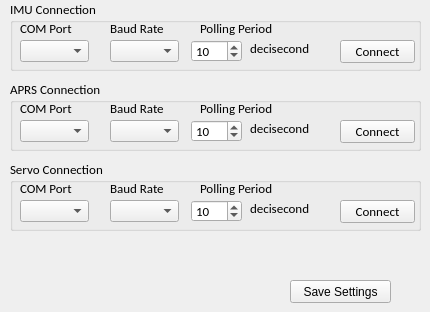
    <widget class="QWidget" name="tab">
     <attribute name="title">
      <string>Settings</string>
     </attribute>
     <widget class="QGroupBox" name="grpBox_IMU">
      <property name="geometry">
       <rect>
        <x>10</x>
        <y>0</y>
        <width>411</width>
        <height>71</height>
       </rect>
      </property>
      <property name="font">
       <font>
        <family>Calibri</family>
        <pointsize>10</pointsize>
       </font>
      </property>
      <property name="title">
       <string>IMU Connection</string>
      </property>
      <widget class="QComboBox" name="cbo_imuComPort">
       <property name="geometry">
        <rect>
         <x>10</x>
         <y>40</y>
         <width>69</width>
         <height>22</height>
        </rect>
       </property>
       <property name="maxVisibleItems">
        <number>10</number>
       </property>
      </widget>
      <widget class="QLabel" name="lbl_comPort">
       <property name="geometry">
        <rect>
         <x>10</x>
         <y>20</y>
         <width>61</width>
         <height>16</height>
        </rect>
       </property>
       <property name="text">
        <string>COM Port</string>
       </property>
      </widget>
      <widget class="QLabel" name="lbl_baudRate">
       <property name="geometry">
        <rect>
         <x>100</x>
         <y>20</y>
         <width>81</width>
         <height>16</height>
        </rect>
       </property>
       <property name="text">
        <string>Baud Rate</string>
       </property>
      </widget>
      <widget class="QLabel" name="lbl_pollFreq">
       <property name="geometry">
        <rect>
         <x>190</x>
         <y>20</y>
         <width>121</width>
         <height>16</height>
        </rect>
       </property>
       <property name="text">
        <string>Polling Period</string>
       </property>
      </widget>
      <widget class="QComboBox" name="cbo_imuBaudRate">
       <property name="geometry">
        <rect>
         <x>100</x>
         <y>40</y>
         <width>69</width>
         <height>22</height>
        </rect>
       </property>
      </widget>
      <widget class="QPushButton" name="btn_imuConnect">
       <property name="geometry">
        <rect>
         <x>330</x>
         <y>40</y>
         <width>75</width>
         <height>23</height>
        </rect>
       </property>
       <property name="text">
        <string>Connect</string>
       </property>
      </widget>
      <widget class="QSpinBox" name="spn_imuPollPeriod">
       <property name="geometry">
        <rect>
         <x>181</x>
         <y>40</y>
         <width>51</width>
         <height>22</height>
        </rect>
       </property>
       <property name="minimum">
        <number>1</number>
       </property>
       <property name="maximum">
        <number>100</number>
       </property>
       <property name="value">
        <number>10</number>
       </property>
      </widget>
      <widget class="QLabel" name="label">
       <property name="geometry">
        <rect>
         <x>240</x>
         <y>40</y>
         <width>81</width>
         <height>16</height>
        </rect>
       </property>
       <property name="text">
        <string>decisecond</string>
       </property>
       <property name="textFormat">
        <enum>Qt::RichText</enum>
       </property>
      </widget>
     </widget>
     <widget class="QGroupBox" name="grpBox_IMU_2">
      <property name="geometry">
       <rect>
        <x>10</x>
        <y>80</y>
        <width>411</width>
        <height>71</height>
       </rect>
      </property>
      <property name="font">
       <font>
        <family>Calibri</family>
        <pointsize>10</pointsize>
       </font>
      </property>
      <property name="title">
       <string>APRS Connection</string>
      </property>
      <widget class="QComboBox" name="cbo_aprsComPort">
       <property name="geometry">
        <rect>
         <x>10</x>
         <y>40</y>
         <width>69</width>
         <height>22</height>
        </rect>
       </property>
       <property name="maxVisibleItems">
        <number>10</number>
       </property>
      </widget>
      <widget class="QLabel" name="lbl_comPort_2">
       <property name="geometry">
        <rect>
         <x>10</x>
         <y>20</y>
         <width>61</width>
         <height>16</height>
        </rect>
       </property>
       <property name="text">
        <string>COM Port</string>
       </property>
      </widget>
      <widget class="QLabel" name="lbl_baudRate_2">
       <property name="geometry">
        <rect>
         <x>100</x>
         <y>20</y>
         <width>71</width>
         <height>16</height>
        </rect>
       </property>
       <property name="text">
        <string>Baud Rate</string>
       </property>
      </widget>
      <widget class="QLabel" name="lbl_pollFreq_2">
       <property name="geometry">
        <rect>
         <x>190</x>
         <y>20</y>
         <width>121</width>
         <height>16</height>
        </rect>
       </property>
       <property name="text">
        <string>Polling Period</string>
       </property>
      </widget>
      <widget class="QComboBox" name="cbo_aprsBaudRate">
       <property name="geometry">
        <rect>
         <x>100</x>
         <y>40</y>
         <width>69</width>
         <height>22</height>
        </rect>
       </property>
      </widget>
      <widget class="QPushButton" name="btn_aprsConnect">
       <property name="geometry">
        <rect>
         <x>330</x>
         <y>40</y>
         <width>75</width>
         <height>23</height>
        </rect>
       </property>
       <property name="text">
        <string>Connect</string>
       </property>
      </widget>
      <widget class="QSpinBox" name="spn_aprsPollPeriod">
       <property name="geometry">
        <rect>
         <x>181</x>
         <y>40</y>
         <width>51</width>
         <height>22</height>
        </rect>
       </property>
       <property name="minimum">
        <number>1</number>
       </property>
       <property name="maximum">
        <number>100</number>
       </property>
       <property name="value">
        <number>10</number>
       </property>
      </widget>
      <widget class="QLabel" name="label_2">
       <property name="geometry">
        <rect>
         <x>240</x>
         <y>40</y>
         <width>81</width>
         <height>16</height>
        </rect>
       </property>
       <property name="text">
        <string>decisecond</string>
       </property>
       <property name="textFormat">
        <enum>Qt::RichText</enum>
       </property>
      </widget>
     </widget>
     <widget class="QGroupBox" name="grpBox_IMU_3">
      <property name="geometry">
       <rect>
        <x>10</x>
        <y>160</y>
        <width>411</width>
        <height>71</height>
       </rect>
      </property>
      <property name="font">
       <font>
        <family>Calibri</family>
        <pointsize>10</pointsize>
       </font>
      </property>
      <property name="title">
       <string>Servo Connection</string>
      </property>
      <widget class="QComboBox" name="cbo_srvoComPort">
       <property name="geometry">
        <rect>
         <x>10</x>
         <y>40</y>
         <width>69</width>
         <height>22</height>
        </rect>
       </property>
       <property name="maxVisibleItems">
        <number>10</number>
       </property>
      </widget>
      <widget class="QLabel" name="lbl_comPort_3">
       <property name="geometry">
        <rect>
         <x>10</x>
         <y>20</y>
         <width>71</width>
         <height>16</height>
        </rect>
       </property>
       <property name="text">
        <string>COM Port</string>
       </property>
      </widget>
      <widget class="QLabel" name="lbl_baudRate_3">
       <property name="geometry">
        <rect>
         <x>100</x>
         <y>20</y>
         <width>81</width>
         <height>16</height>
        </rect>
       </property>
       <property name="text">
        <string>Baud Rate</string>
       </property>
      </widget>
      <widget class="QLabel" name="lbl_pollFreq_3">
       <property name="geometry">
        <rect>
         <x>190</x>
         <y>20</y>
         <width>121</width>
         <height>16</height>
        </rect>
       </property>
       <property name="text">
        <string>Polling Period</string>
       </property>
      </widget>
      <widget class="QComboBox" name="cbo_srvoBaudRate">
       <property name="geometry">
        <rect>
         <x>100</x>
         <y>40</y>
         <width>69</width>
         <height>22</height>
        </rect>
       </property>
      </widget>
      <widget class="QPushButton" name="btn_srvoConnect">
       <property name="geometry">
        <rect>
         <x>330</x>
         <y>40</y>
         <width>75</width>
         <height>23</height>
        </rect>
       </property>
       <property name="text">
        <string>Connect</string>
       </property>
      </widget>
      <widget class="QSpinBox" name="spn_srvoPollPeriod">
       <property name="geometry">
        <rect>
         <x>181</x>
         <y>40</y>
         <width>51</width>
         <height>22</height>
        </rect>
       </property>
       <property name="minimum">
        <number>1</number>
       </property>
       <property name="maximum">
        <number>100</number>
       </property>
       <property name="value">
        <number>10</number>
       </property>
      </widget>
      <widget class="QLabel" name="label_3">
       <property name="geometry">
        <rect>
         <x>240</x>
         <y>40</y>
         <width>81</width>
         <height>16</height>
        </rect>
       </property>
       <property name="text">
        <string>decisecond</string>
       </property>
       <property name="textFormat">
        <enum>Qt::RichText</enum>
       </property>
      </widget>
     </widget>
     <widget class="QPushButton" name="btn_saveSettings">
      <property name="geometry">
       <rect>
        <x>290</x>
        <y>280</y>
        <width>101</width>
        <height>23</height>
       </rect>
      </property>
      <property name="text">
       <string>Save Settings</string>
      </property>
     </widget>
    </widget>
